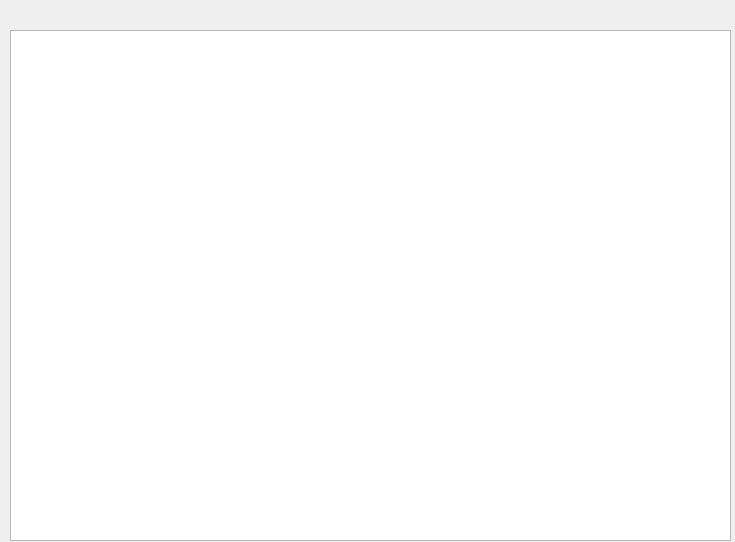
<?xml version="1.0" encoding="UTF-8"?>
<ui version="4.0">
 <class>Dialog</class>
 <widget class="QDialog" name="Dialog">
  <property name="geometry">
   <rect>
    <x>0</x>
    <y>0</y>
    <width>735</width>
    <height>542</height>
   </rect>
  </property>
  <property name="windowTitle">
   <string>Dialog</string>
  </property>
  <widget class="QTableWidget" name="tableWidget">
   <property name="geometry">
    <rect>
     <x>10</x>
     <y>30</y>
     <width>721</width>
     <height>511</height>
    </rect>
   </property>
  </widget>
 </widget>
 <resources/>
 <connections/>
</ui>
